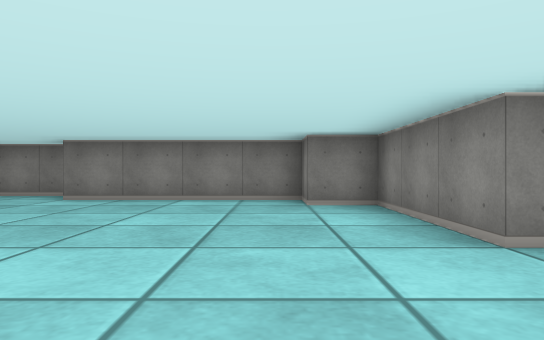
View 1 (above)

12 first-person views from a walk through a cub3D ray-caster map. The camera is about half as high as the walls, looks level and sees 70° across. The floor is counted in squares. Each view is taken from the middle of a square. On the plan, view 1 faces up. The plan holds only what a view shows up to about 9 squares ahead; the rest is blank.

View 2
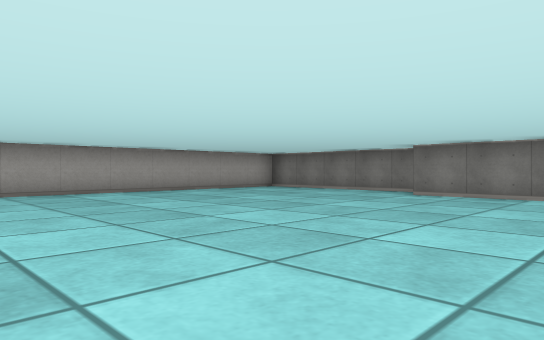

View 3
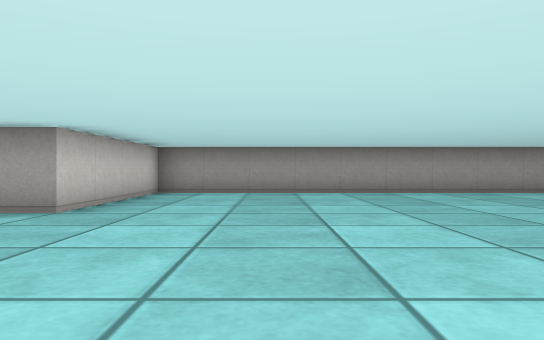

View 4
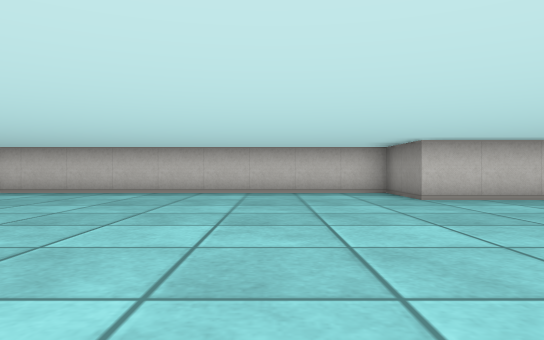

View 5
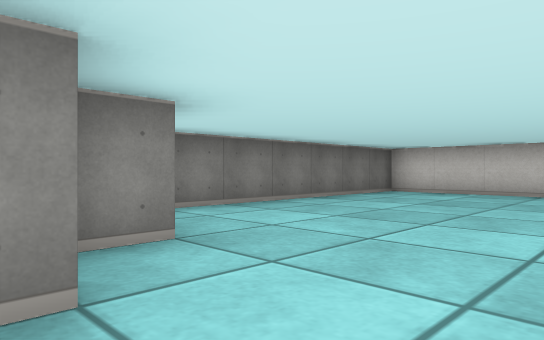

View 6
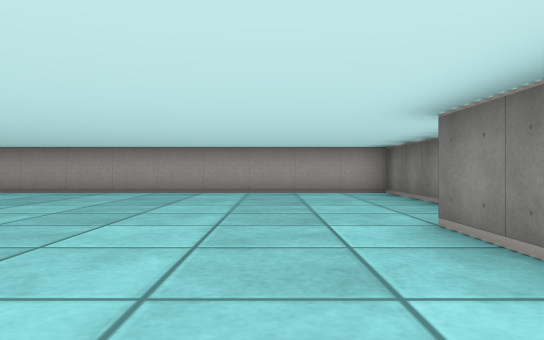

View 7
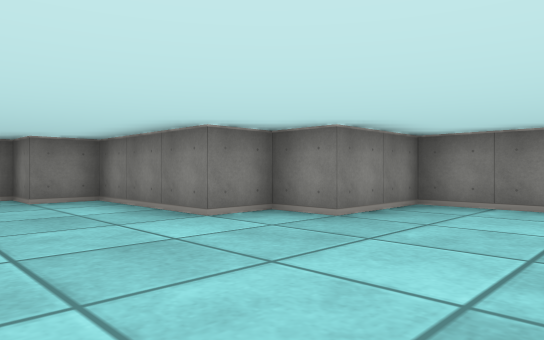

View 8
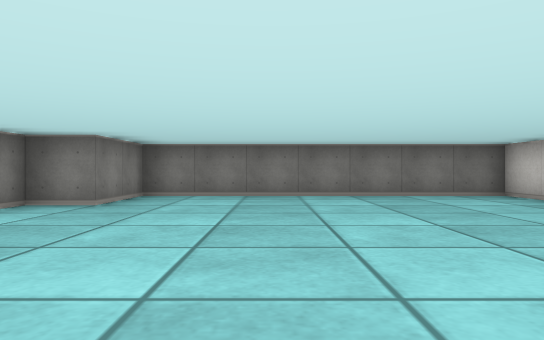

View 9
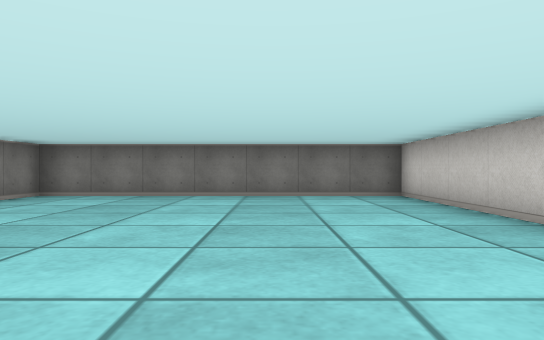

View 10
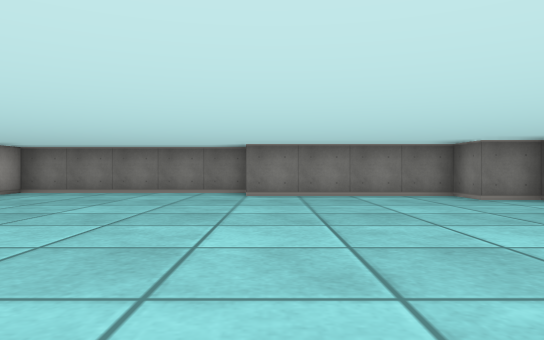

View 11
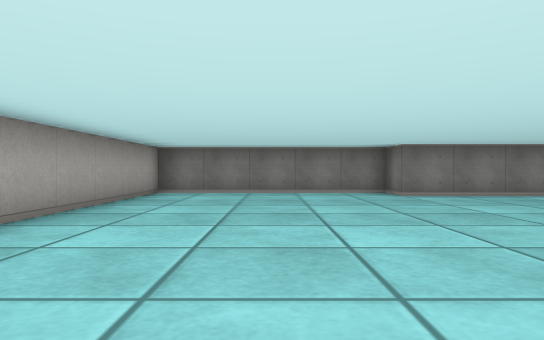

View 12
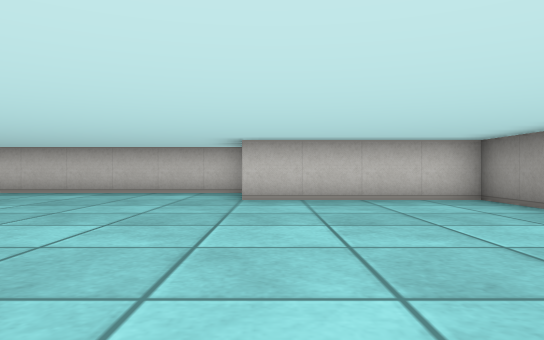

### Floor plan
Points are (right, up) in squares from view 1. A wall is a line through its corners. A room is listed if a view was taken in it or the views show most of it. See-through windows are left out.
Room 1 (views 1, 2, 3, 4, 5, 6, 7, 8, 9, 10, 11, 12)
walls: (1.5, 2.5) (1.5, 5.5) (0.5, 5.5) (0.5, 6.5) (-3.5, 6.5) (-3.5, 7.5) (-8.5, 7.5) (-8.5, -3.5) (-4.5, -3.5) (-4.5, -5.5) (4.5, -5.5) (4.5, 1.5) (2.5, 1.5) (2.5, 2.5) (1.5, 2.5)

Where each view was taken, in squares from view 1:
view 1: 0 up, 0 right, facing up
view 2: 1 down, 0 right, facing up-left
view 3: 1 down, 0 right, facing left
view 4: 3 up, 2 left, facing down
view 5: 3 up, 0 right, facing down-right
view 6: 5 up, 0 right, facing left
view 7: 1 down, 1 left, facing up-right
view 8: 1 down, 3 left, facing right
view 9: 3 down, 3 left, facing right
view 10: 1 down, 3 left, facing up
view 11: 1 down, 6 left, facing up
view 12: 3 up, 5 left, facing down
